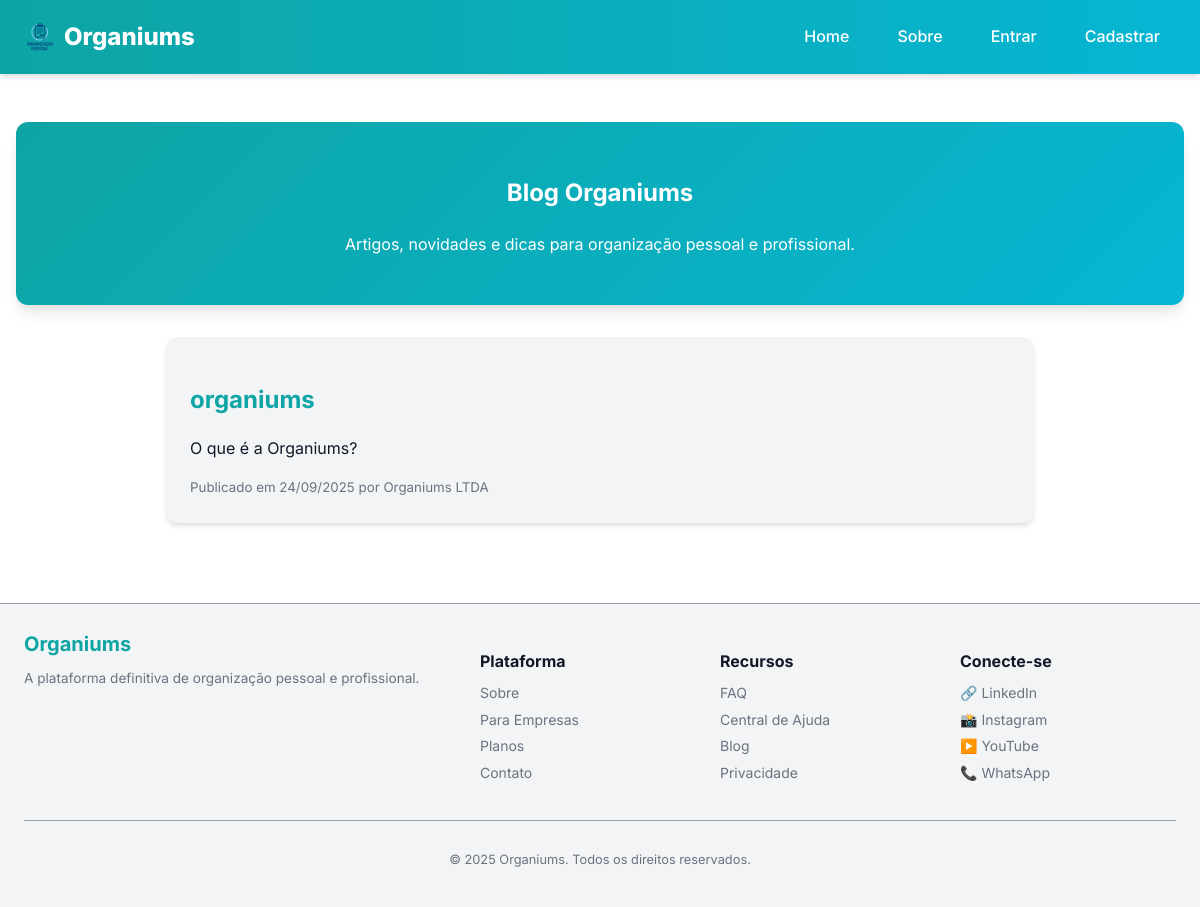
/blog, run on an earlier commit of the app's database.
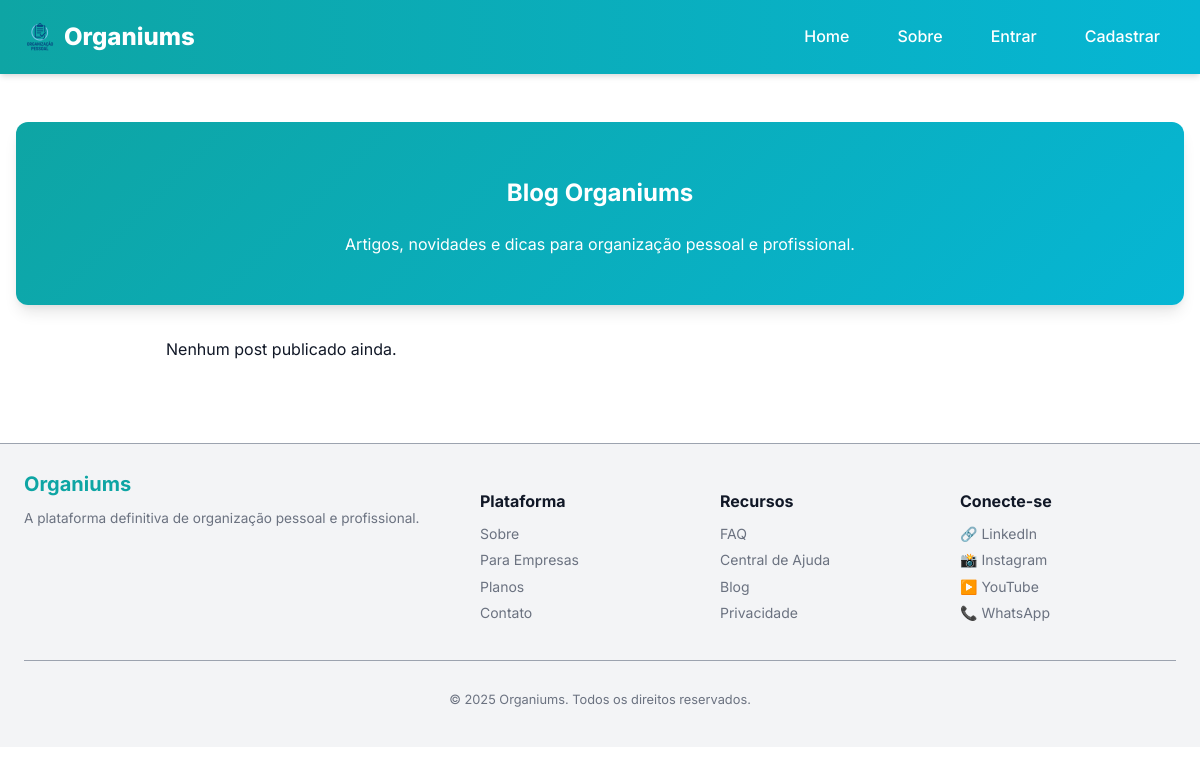
And on a later commit of the database.
### models.py (models this page shows, shortened)
class BlogPost(db.Model):
    id = db.Column(db.Integer, primary_key=True)
    titulo = db.Column(db.String(200), nullable=False)
    slug = db.Column(db.String(200), unique=True, nullable=False)
    resumo = db.Column(db.String(300))
    conteudo = db.Column(db.Text, nullable=False)
    autor_id = db.Column(db.Integer, db.ForeignKey('user.id'))
    criado_em = db.Column(db.DateTime, default=db.func.current_timestamp())
    atualizado_em = db.Column(db.DateTime, default=db.func.current_timestamp(), onupdate=db.func.current_timestamp())
    autor = db.relationship('User', backref='posts')

class User(UserMixin, db.Model):
    __tablename__ = "user"
    id = db.Column(db.Integer, primary_key=True)
    username = db.Column(db.String(50), unique=True, index=True, nullable=False)
    name = db.Column(db.String(120), nullable=False)
    email = db.Column(db.String(120), unique=True, index=True, nullable=False)
    password_hash = db.Column(db.String(128))
    avatar = db.Column(db.String(200))
    role = db.Column(db.String(30), default="cliente", nullable=False)
    company_id = db.Column(db.Integer, db.ForeignKey('company.id'), nullable=True)

### app/views.py (the view)
@bp.route('/blog')
def blog():
    register_log("Acesso à página do blog")
    posts = BlogPost.query.order_by(BlogPost.criado_em.desc()).all()
    return render_template('public/blog.html', posts=posts)

### app/utils.py (called while the page is built)
def register_log(action, status="ok"):
    user_id = current_user.id if current_user.is_authenticated else None
    ip_address = request.remote_addr
    log = Log(
        user_id=user_id,
        action=action,
        ip_address=ip_address,
        status=status
    )
    db.session.add(log)
    db.session.commit()

### app/templates/public/blog.html (shortened to what this page needs)
{% extends 'base.html' %}
{% block content %}
<section class="hero-blog">
    <div class="hero-blog-content">
        <h1>Blog Organiums</h1>
        <p>Artigos, novidades e dicas para organização pessoal e profissional.</p>
    </div>
</section>
<section class="blog-list">
    {% for post in posts %}
    <article class="blog-card">
        <h2><a href="{{ url_for('app_bp.blog_post', slug=post.slug) }}">{{ post.titulo }}</a></h2>
        {% if post.resumo %}
        <p>{{ post.resumo }}</p>
        {% endif %}
        <small>Publicado em {{ post.criado_em.strftime('%d/%m/%Y') }} por {{ post.autor.name }}</small>
    </article>
    {% else %}
    <p>Nenhum post publicado ainda.</p>
    {% endfor %}
</section>
{% endblock %}

### app/templates/base.html (shortened to what this page needs)
<!doctype html>
<html lang="pt-BR">
  <head>
    <link rel="stylesheet" href="{{ url_for('app_bp.static', filename='css/main.css') }}">
  </head>
  <body>
    {% include 'components/header.html' %}
    <main class="container">
      {% block content %}{% endblock %}
    </main>
    {% include 'components/footer.html' %}
  </body>
</html>

### app/templates/components/header.html (shortened to what this page needs)
<header class="site-header">
  <div class="header-wrap">
    <a class="brand" href="{{ url_for('app_bp.home') }}">
      <img class="brand-logo" src="{{ url_for('static', filename='img/logo.png') }}" alt="Organiums" width="32" height="32">
      Organiums
    </a>
    <nav class="desktop-nav">
      <a class="nav-link" href="{{ url_for('app_bp.home') }}">Home</a>
      <a class="nav-link" href="{{ url_for('app_bp.about') }}">Sobre</a>
      {% if current_user.is_authenticated %}
        <a class="nav-link" href="{{ url_for('app_bp.dashboard') }}">Dashboard</a>
        <div class="user-menu">
          {% if current_user.avatar %}
            <img src="{{ url_for('static', filename='uploads/avatars/' ~ current_user.avatar) }}"
                alt="Avatar de {{ current_user.name }}"
                width="32" height="32"
                class="user-avatar">
          {% else %}
            <div class="user-avatar placeholder-avatar">{{ current_user.name[0]|upper }}</div>
          {% endif %}
          <div class="user-dropdown">
            <span class="user-info">{{ current_user.name }}</span>
            <a class="nav-link" href="{{ url_for('app_bp.profile') }}">Perfil</a>
            <a class="nav-link" href="{{ url_for('app_bp.settings') }}">Configurações</a>
            <a class="nav-link" href="{{ url_for('app_bp.logout') }}">Sair</a>
          </div>
        </div>
      {% else %}
        <a class="nav-link" href="{{ url_for('app_bp.login') }}">Entrar</a>
        <a class="nav-link" href="{{ url_for('app_bp.register') }}">Cadastrar</a>
      {% endif %}
    </nav>
  </div>
</header>

### app/templates/components/footer.html
<footer class="site-footer">
  <div class="footer-container">
    <div class="footer-brand">
      <a href="/" class="footer-logo">Organiums</a>
      <p class="footer-desc">
        A plataforma definitiva de organização pessoal e profissional.
      </p>
    </div>
    <nav class="footer-links">
      <h4>Plataforma</h4>
      <ul>
        <li><a href="/sobre">Sobre</a></li>
        <li><a href="/empresas">Para Empresas</a></li>
        <li><a href="/planos">Planos</a></li>
        <li><a href="/contato">Contato</a></li>
      </ul>
    </nav>
    <nav class="footer-links">
      <h4>Recursos</h4>
      <ul>
        <li><a href="/faq">FAQ</a></li>
        <li><a href="/ajuda">Central de Ajuda</a></li>
        <li><a href="/blog">Blog</a></li>
        <li><a href="/privacidade">Privacidade</a></li>
      </ul>
    </nav>
    <div class="footer-social">
      <h4>Conecte-se</h4>
      <ul>
        <li><a href="#" aria-label="LinkedIn">🔗 LinkedIn</a></li>
        <li><a href="#" aria-label="Instagram">📸 Instagram</a></li>
        <li><a href="#" aria-label="YouTube">▶️ YouTube</a></li>
        <li><a href="#" aria-label="WhatsApp">📞 WhatsApp</a></li>
      </ul>
    </div>
  </div>
  <div class="footer-bottom">
    <p>© {{ current_year|default(2025) }} Organiums. Todos os direitos reservados.</p>
  </div>
</footer>

### app/static/css/main.css (style rules this page uses)
* { box-sizing: border-box; }
body { font-family: var(--font-base); background: var(--bg); color: var(--fg); margin: 0; padding: 0; line-height: var(--line-height); }
.container { max-width: var(--container-width); margin: var(--spacing-xl) auto; padding: var(--spacing-md); }
.site-footer { padding: var(--spacing-lg); text-align: center; color: var(--muted); font-size: var(--text-sm); margin-top: var(--spacing-xl); }

### app/static/css/vars.css (style rules this page uses)
:root { --bg: #ffffff; --fg: #111827; --bg-light: #f3f4f6; --muted: #6b7280; --muted-light: #9ca3af; --border: #e5e7eb; --surface: #ffffff; --brand-primary: #0ea5a4; --brand-secondary: #06b6d4; --brand-dark: #0d9488; --success: #10b981; --success-bg: #d1fae5; --danger: #ef4444; --danger-bg: #fee2e2; --warning: #f59e0b; --warning-bg: #fef3c7; --info: #3b82f6; --info-bg: #dbeafe; --font-base: 'Inter', system-ui, Arial, sans-serif; --font-alt: 'Inter', system-ui, Arial, sans-serif; --text-xs: 0.75rem; --text-sm: 0.875rem; --text-md: 1rem; --text-lg: 1.125rem; --text-xl: 1.25rem; --text-2xl: 1.5rem; --text-3xl: 1.875rem; --line-height: 1.6; --container-width: 1200px; --spacing-xs: 4px; --spacing-sm: 8px; --spacing-md: 16px; --spacing-lg: 24px; --spacing-xl: 32px; --spacing-2xl: 48px; --radius: 8px; --radius-lg: 12px; --radius-full: 9999px; --shadow: 0 4px 6px -1px rgba(0, 0, 0, 0.1), 0 2px 4px -1px rgba(0, 0, 0, 0.06); --shadow-md: 0 10px 15px -3px rgba(0, 0, 0, 0.1), 0 4px 6px -2px rgba(0, 0, 0, 0.05); --shadow-lg: 0 20px 25px -5px rgba(0, 0, 0, 0.1), 0 10px 10px -5px rgba(0, 0, 0, 0.04); --transition: all 0.3s ease; --modal-bg: var(--surface); --overlay-bg: rgba(0, 0, 0, 0.6); }

### app/static/css/components/header.css (style rules this page uses)
.site-header { background: linear-gradient(90deg, var(--brand-primary), var(--brand-secondary)); color: white; position: sticky; top: 0; z-index: 1000; box-shadow: var(--shadow); }
.header-wrap { max-width: var(--container-width); margin: 0 auto; display: flex; justify-content: space-between; align-items: center; padding: var(--spacing-md) var(--spacing-lg); }
.brand { font-weight: 800; color: white; text-decoration: none; font-size: 1.5rem; display: flex; align-items: center; gap: var(--spacing-sm); }
.brand-logo { height: 32px; width: auto; }
.desktop-nav { display: flex; align-items: center; gap: var(--spacing-md); }
.nav-link { color: white; text-decoration: none; font-weight: 500; padding: var(--spacing-sm) var(--spacing-md); border-radius: var(--radius); transition: var(--transition); position: relative; }
.nav-link::after { content: ''; position: absolute; bottom: 0; left: 50%; width: 0; height: 2px; background-color: white; transition: var(--transition); transform: translateX(-50%); }

### app/static/css/components/footer.css (style rules this page uses)
.site-footer { background: var(--bg-light); color: var(--fg); padding: var(--spacing-xl) var(--spacing-md) var(--spacing-lg); font-size: 0.9rem; border-top: 1px solid var(--muted-light); }
.footer-container { max-width: var(--container-width); margin: 0 auto; display: grid; grid-template-columns: 1fr; gap: var(--spacing-lg); }
.footer-brand { text-align: center; }
.footer-logo { font-size: 1.25rem; font-weight: bold; color: var(--brand-primary); text-decoration: none; }
.footer-desc { margin-top: var(--spacing-sm); color: var(--muted); font-size: 0.85rem; }
.footer-links h4, .footer-social h4 { margin-bottom: var(--spacing-sm); font-size: 1rem; color: var(--fg); }
.footer-links ul, .footer-social ul { list-style: none; padding: 0; margin: 0; }
.footer-links li, .footer-social li { margin-bottom: var(--spacing-xs); }
.footer-links a, .footer-social a { color: var(--muted); text-decoration: none; transition: var(--transition); }
.footer-bottom { margin-top: var(--spacing-xl); padding-top: var(--spacing-md); border-top: 1px solid var(--muted-light); text-align: center; color: var(--muted); font-size: 0.8rem; }
@media (min-width: 768px) { .footer-container { grid-template-columns: 2fr 1fr 1fr 1fr; text-align: left; } }
@media (min-width: 768px) { .footer-brand { text-align: left; } }

### app/static/css/pages/public/blog.css (style rules this page uses)
.hero-blog, .blog-hero { text-align: center; padding: var(--spacing-xl) var(--spacing-md); background: linear-gradient(135deg, var(--brand-primary), var(--brand-secondary)); color: white; border-radius: var(--radius-lg); box-shadow: var(--shadow-md); margin-bottom: var(--spacing-xl); }
.blog-list { max-width: 900px; margin: 0 auto var(--spacing-xl); padding: 0 var(--spacing-md); }

What changed in the data, as far as the page shows it:
removed BlogPost: titulo "organiums", resumo "O que é a Organiums?", criado_em "24/09/2025", autor.name "Organiums LTDA"
Also different on the page:
text now shown: "Nenhum post publicado ainda."
